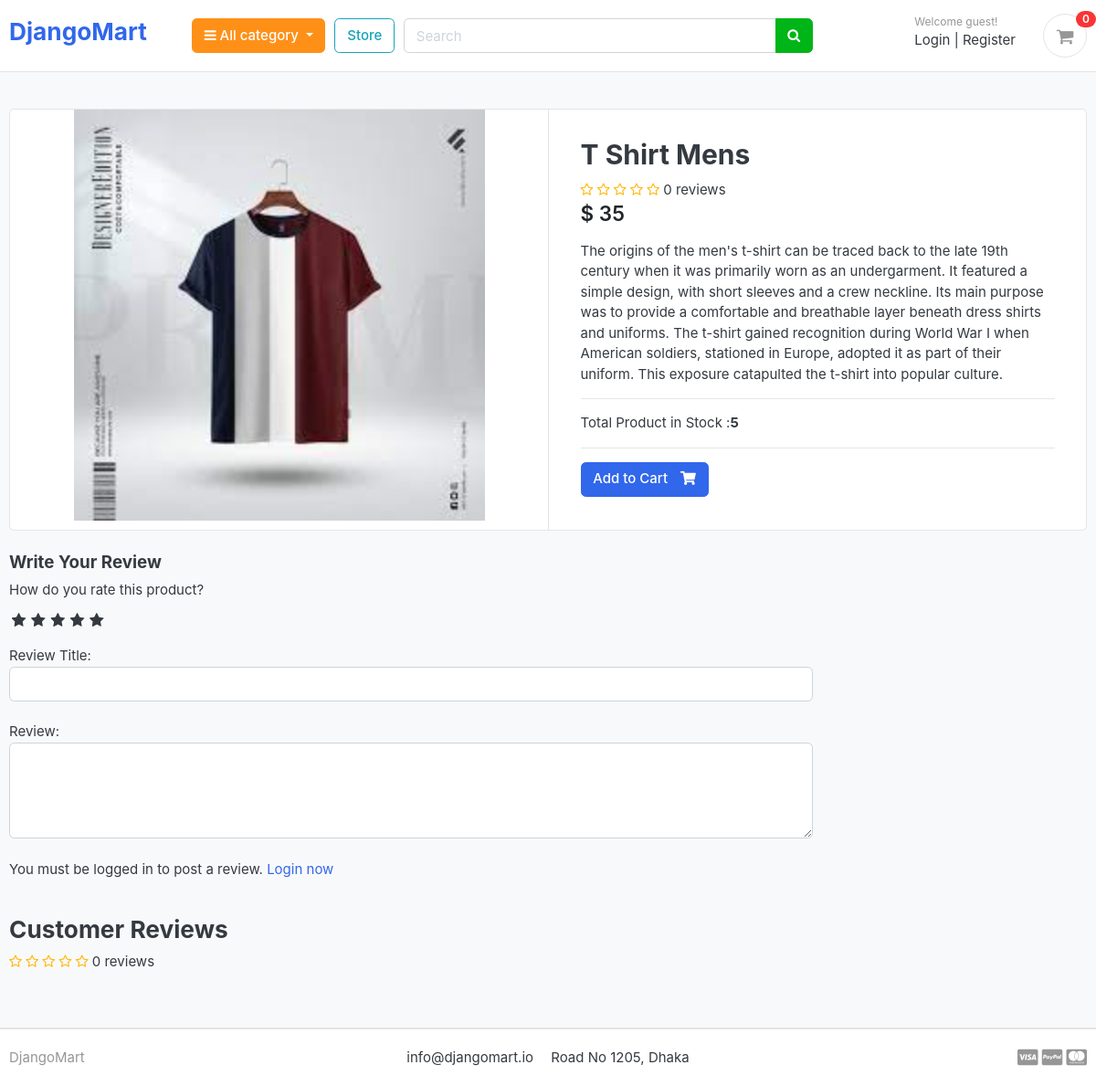
The page /store/category/mens-t-shirt/t-shirt-mens/ on the database its author committed.
### store/models.py (models this page shows, shortened)
class Product(models.Model):
    product_name    = models.CharField(max_length=200, unique=True)
    slug            = models.SlugField(max_length=200, unique=True)
    description     = models.TextField(max_length=500, blank=True)
    price           = models.IntegerField()
    images          = models.ImageField(upload_to='photos/products')
    stock           = models.IntegerField()
    is_available    = models.BooleanField(default=True)
    category        = models.ForeignKey(Category, on_delete=models.CASCADE)
    created_date    = models.DateTimeField(auto_now_add=True)
    modified_date   = models.DateTimeField(auto_now=True)
    def averageReview(self):
        reviews = ReviewRating.objects.filter(product=self, status=True).aggregate(average=Avg('rating'))
        avg = 0
        if reviews['average'] is not None:
            avg = float(reviews['average'])
        return avg
    def countReview(self):
        reviews = ReviewRating.objects.filter(product=self, status=True).aggregate(count=Count('id'))
        count = 0
        if reviews['count'] is not None:
            count = int(reviews['count'])
        return count

### store/views.py (the view)
# urls.py: path('category/<slug:category_slug>/<slug:product_slug>/', views.product_detail, name='product_detail'),
def product_detail(request, category_slug, product_slug):
    try:
        single_product = Product.objects.get(category__slug=category_slug, slug=product_slug)
        in_cart = CartItem.objects.filter(cart__cart_id=_cart_id(request), product=single_product).exists()
    except Exception as e:
        raise e
    if request.user.is_authenticated:
        try:
            orderproduct = OrderProduct.objects.filter(user=request.user, product_id=single_product.id).exists()
        except OrderProduct.DoesNotExist:
            orderproduct = None
    else:
        orderproduct = None
    reviews = ReviewRating.objects.filter(product_id=single_product.id, status=True)
    context = {
        'single_product': single_product,
        'in_cart'       : in_cart,
        'orderproduct': orderproduct,
        'reviews': reviews,
    }
    return render(request, 'store/product_details.html', context)

### cart/context_processors.py (called while the page is built)
def counter(request):
    cart_count = 0
    if 'admin' in request.path:
        return {}
    else:
        try:
            cart = Cart.objects.filter(cart_id=_cart_id(request))
            if request.user.is_authenticated:
                cart_items = CartItem.objects.all().filter(user=request.user)
            else:
                cart_items = CartItem.objects.all().filter(cart=cart[:1])
            for cart_item in cart_items:
                cart_count += cart_item.quantity
        except Cart.DoesNotExist:
            cart_count = 0
    return dict(cart_count=cart_count)

### cart/views.py (called while the page is built)
def _cart_id(request):
    cart = request.session.session_key
    if not cart:
        cart = request.session.create()
    return cart

### category/context_processors.py (called while the page is built)
def menu_links(request):
    links = Category.objects.all()
    return dict(links=links)

### category/models.py (called while the page is built)
    def get_url(self):
        return reverse('products_by_category', args=[self.slug])

### store/templates/store/product_details.html (shortened to what this page needs)
{% extends 'base.html' %} {% load static %} {% block content %}
<section class="section-content padding-y bg">
  <div class="container">
    <div class="card">
      <div class="row no-gutters">
        <aside class="col-md-6">
          <article class="gallery-wrap">
            <div class="img-big-wrap">
              <a href="#"><img src="{{ single_product.images.url }}" /></a>
            </div>
          </article>
        </aside>
        <main class="col-md-6 border-left">
          <form action="{% url 'add_cart' single_product.id %}" method="POST">
            <article class="content-body">
              <h2 class="title">{{ single_product.product_name }}</h2>
              <div class="rating-star">
                <span>
                  <i
                    class="fa fa-star{% if single_product.averageReview < 0.5 %}-o{% elif single_product.averageReview >= 0.5 and single_product.averageReview < 1 %}-half-o {% endif %}"
                    aria-hidden="true"
                  ></i>
                  <i
                    class="fa fa-star{% if single_product.averageReview < 1.5 %}-o{% elif single_product.averageReview >= 1.5 and single_product.averageReview < 2 %}-half-o {% endif %}"
                    aria-hidden="true"
                  ></i>
                  <i
                    class="fa fa-star{% if single_product.averageReview < 2.5 %}-o{% elif single_product.averageReview >= 2.5 and single_product.averageReview < 3 %}-half-o {% endif %}"
                    aria-hidden="true"
                  ></i>
                  <i
                    class="fa fa-star{% if single_product.averageReview < 3.5 %}-o{% elif single_product.averageReview >= 3.5 and single_product.averageReview < 4 %}-half-o {% endif %}"
                    aria-hidden="true"
                  ></i>
                  <i
                    class="fa fa-star{% if single_product.averageReview < 4.5 %}-o{% elif single_product.averageReview >= 4.5 and single_product.averageReview < 5 %}-half-o {% endif %}"
                    aria-hidden="true"
                  ></i>
                  <span>{{single_product.countReview}} reviews</span>
                </span>
              </div>
              <div class="mb-3">
                <var class="price h4">$ {{single_product.price}}</var>
              </div>
              <p>{{ single_product.description }}</p>
              <hr />
              <p>Total Product in Stock :<b>{{ single_product.stock }}</b></p>
              <hr />
              {% if single_product.stock <= 0 %}
              <h5 class="text-danger">Out of Stock</h5>
              {% elif in_cart %}
              <p>Item Already added to cart</p>
                <a class="btn btn-warning" href="{% url 'cart'%}">
                <span class="text">View Cart</span>
                <i class="fas fa-shopping-cart"></i>
              </a>
              {% else %}
              <button type="submit" class="btn btn-primary">
                <span class="text">Add to Cart</span>
                <i class="fas fa-shopping-cart"></i>
              </button>
              {% endif %}
            </article>
          </form>
        </main>
      </div>
    </div>
    <br />
    <div class="row">
      <div class="col-md-9">
        <form
          action="{% url 'submit_review' single_product.id %}"
          method="POST"
        >
          <h5>Write Your Review</h5>
          <div>
            <label>How do you rate this product?</label>
            <br />
            <div class="rate">
              /><label for="rating10" title="5"></label>
              /><label for="rating8" title="4"></label>
              /><label for="rating6" title="3"></label>
              /><label for="rating4" title="2"></label>
              /><label for="rating2" title="1"></label>
            </div>
            <br />
            Review Title:
            <input type="text" class="form-control" name="subject" />
            <br />
            Review:
            <textarea name="review" rows="4" class="form-control"></textarea>
            <br />
            {% if user.is_authenticated %} {% if orderproduct %}
            <input
              type="submit"
              value="Submit Review"
              class="btn btn-primary"
            />
            {% else %}
            <p>You must purchase this product to post a review.</p>
            {% endif %} {% else %}
            <p>
              You must be logged in to post a review.
              <span><a href="{% url 'login' %}">Login now</a></span>
            </p>
            {% endif %}
          </div>
        </form>
        <br />
        <header class="section-heading">
          <h3>Customer Reviews</h3>
          <div class="rating-star">
            <span>
              <i
                class="fa fa-star{% if single_product.averageReview < 0.5 %}-o{% elif single_product.averageReview >= 0.5 and single_product.averageReview < 1 %}-half-o {% endif %}"
                aria-hidden="true"
              ></i>
              <i
                class="fa fa-star{% if single_product.averageReview < 1.5 %}-o{% elif single_product.averageReview >= 1.5 and single_product.averageReview < 2 %}-half-o {% endif %}"
                aria-hidden="true"
              ></i>
              <i
                class="fa fa-star{% if single_product.averageReview < 2.5 %}-o{% elif single_product.averageReview >= 2.5 and single_product.averageReview < 3 %}-half-o {% endif %}"
                aria-hidden="true"
              ></i>
              <i
                class="fa fa-star{% if single_product.averageReview < 3.5 %}-o{% elif single_product.averageReview >= 3.5 and single_product.averageReview < 4 %}-half-o {% endif %}"
                aria-hidden="true"
              ></i>
              <i
                class="fa fa-star{% if single_product.averageReview < 4.5 %}-o{% elif single_product.averageReview >= 4.5 and single_product.averageReview < 5 %}-half-o {% endif %}"
                aria-hidden="true"
              ></i>
              <span>{{single_product.countReview}} reviews</span>
            </span>
          </div>
        </header>
      </div>
    </div>
  </div>
</section>
{% endblock %}

### static/css/ui.css (style rules this page uses)
html { font-family: "Inter", sans-serif; font-size: 15px; }
.content-body { flex: 1 1 auto; padding: 2rem 2.3rem; }
.padding-y { padding-top: 40px; padding-bottom: 40px; }
var { font-style: normal; }
article:after, .form-group:after { display: block; clear: both; content: ""; }
.bg { background-color: #f8f9fa; }
.section-heading { margin-bottom: 20px; margin-top: 15px; }
p:last-child { margin-bottom: 0; }
.btn .text + i { margin-left: 10px; }
.price { font-weight: 600; color: #212529; }
.gallery-wrap .img-big-wrap { margin-bottom: 10px; border-radius: 0.37rem; overflow: hidden; background-color: #fff; }
.gallery-wrap .img-big-wrap a { text-align: center; display: block; }
.gallery-wrap .img-big-wrap img { height: 450px; width: auto; display: inline-block; }

### static/css/custom.css (style rules this page uses)
.rate { display: inline-block;; border: 0; }
.rate > label { float: right; }
.rate > label:before { display: inline-block; font-size: 1.1rem; font-family: FontAwesome; content: "\f005"; margin:0; padding:0.3rem .2rem; cursor: pointer; }
.rating-star i { color: #ffb503 !important; }

### rows shown on the page
Product: images (picture), product_name "T Shirt Mens", countReview "0", price "35", description "The origins of the men's t-shirt can be traced back to the late 19th century when it was primarily worn as an undergarment. It featured a simple design, with short sleeves and a crew neckline. Its main purpose was to provide a comfortable and breathable layer beneath dress shirts and uniforms. The t-shirt gained recognition during World War I when American soldiers, stationed in Europe, adopted it as part of their uniform. This exposure catapulted the t-shirt into popular culture.", stock "5"

### other values the page prints
{{ cart_count }} "0"
